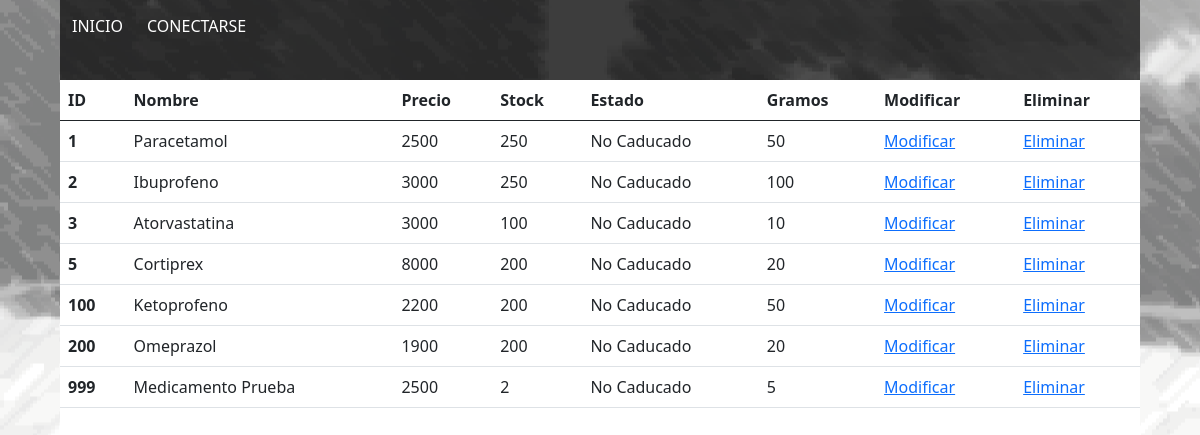
The app's page /listmedicamentos with its own data.
### CesfamApp/models.py (models this page shows, shortened)
class MEDICAMENTO(models.Model):
    id_medicamento = models.IntegerField(primary_key=True,verbose_name='Id de medicamento')
    nombre_medicamento = models.CharField(max_length=50,verbose_name='Nombre del medicamento')
    precio_medicamento = models.IntegerField(verbose_name='Precio del medicamento')
    stock_medicamento = models.IntegerField(verbose_name='Stock del medicamento')
    estado_medicamento = models.CharField(max_length=12,verbose_name='Estado del medicamento')
    gramos_medicamento = models.IntegerField(verbose_name='Gramos del medicamento')

### CesfamApp/views.py (the view)
# urls.py: path('listmedicamentos',listmedicamentos,name="listmedicamentos"),
def listmedicamentos(request):
    medicamento = MEDICAMENTO.objects.all
    datos = {
        'medicamento': medicamento
    }
    return render(request,'CesfamWeb/listmedicamentos.html',datos)

### CesfamApp/templates/CesfamWeb/listmedicamentos.html (shortened to what this page needs)
{% load static %}
<!DOCTYPE html>
<html lang="es">
<head>
    <link rel="stylesheet" href="{% static 'css/bootstrap.css' %}">
    <link rel="stylesheet" href="{% static 'css/style.css' %}">
</head>
<body>
    <div id="div1">
        <nav class="navbar navbar-expand-lg navbar-light bg-light float-left">
            <div class="collapse navbar-collapse" id="navbarSupportedContent">
                <ul class="navbar-nav mr-auto">
                    <a href="{%url 'home'%}"><button class="btn btn-secondary algo" type="button" id="dropdownMenu2" aria-haspopup="true" aria-expanded="false">INICIO</button></a> {% if request.user.is_authenticated %}
                    <a href="{% url 'logout' %}"><button class="btn btn-secondary algo" type="button" id="dropdownMenu2" aria-haspopup="true" aria-expanded="false">SALIR</button></a>
                    <span class="badge red z-depth-1 mr-1"> {{ user }} </span>{% else %}
                    <a href="{% url 'login' %}"><button class="btn btn-secondary algo" type="button" id="dropdownMenu2" aria-haspopup="true" aria-expanded="false">CONECTARSE</button></a>{% endif %}
                </ul>
            </div>
        </nav>
    </div>
    <div id="divlist">
        <table class="table">
            <thead>
                <tr>
                    <th scope="col">ID</th>
                    <th scope="col">Nombre</th>
                    <th scope="col">Precio</th>
                    <th scope="col">Stock</th>
                    <th scope="col">Estado</th>
                    <th scope="col">Gramos</th>
                    <th scope="col">Modificar</th>
                    <th scope="col">Eliminar</th>
                </tr>
            </thead>
            <tbody>
                {% for m in medicamento%}
                <tr>
                    <th>{{m.id_medicamento}}</th>
                    <td>{{m.nombre_medicamento}}</td>
                    <td>{{m.precio_medicamento}}</td>
                    <td>{{m.stock_medicamento}}</td>
                    <td>{{m.estado_medicamento}}</td>
                    <td>{{m.gramos_medicamento}}</td>
                    <td>
                        <a href="{%url 'form_mod_medicamento' m.id_medicamento %}">Modificar</a>
                    </td>
                    <td>
                        <a href="{%url 'form_del_medicamento' m.id_medicamento %}">Eliminar</a>
                    </td>
                </tr>
                {% endfor %}
            </tbody>
        </table>
    </div>
</body>
</html>

### CesfamApp/static/css/style.css (style rules this page uses)
body { background-image: url(../img/fondo_taller-06.png); background-position: center center; }
#div1 { position: absolute; height: 10%; left: 5%; width: 90%; top: 0%; background-color: #000000ad; z-index: 9999; }
.navbar { color: #000000b2; background-color: transparent !important; }
.algo { background-color: transparent !important; border: none; background-size: 95%; background-repeat: no-repeat; background-position: center; color: white !important; }
#divlist { position: absolute; background-color: #ffffff; height: 90%; left: 5%; width: 90%; top: 10%; }

### records on screen
MEDICAMENTO: id_medicamento "1", nombre_medicamento "Paracetamol", precio_medicamento "2500", stock_medicamento "250", estado_medicamento "No Caducado", gramos_medicamento "50"
MEDICAMENTO: id_medicamento "2", nombre_medicamento "Ibuprofeno", precio_medicamento "3000", stock_medicamento "250", estado_medicamento "No Caducado", gramos_medicamento "100"
MEDICAMENTO: id_medicamento "3", nombre_medicamento "Atorvastatina", precio_medicamento "3000", stock_medicamento "100", estado_medicamento "No Caducado", gramos_medicamento "10"
MEDICAMENTO: id_medicamento "5", nombre_medicamento "Cortiprex", precio_medicamento "8000", stock_medicamento "200", estado_medicamento "No Caducado", gramos_medicamento "20"
MEDICAMENTO: id_medicamento "100", nombre_medicamento "Ketoprofeno", precio_medicamento "2200", stock_medicamento "200", estado_medicamento "No Caducado", gramos_medicamento "50"
MEDICAMENTO: id_medicamento "200", nombre_medicamento "Omeprazol", precio_medicamento "1900", stock_medicamento "200", estado_medicamento "No Caducado", gramos_medicamento "20"
MEDICAMENTO: id_medicamento "999", nombre_medicamento "Medicamento Prueba", precio_medicamento "2500", stock_medicamento "2", estado_medicamento "No Caducado", gramos_medicamento "5"
